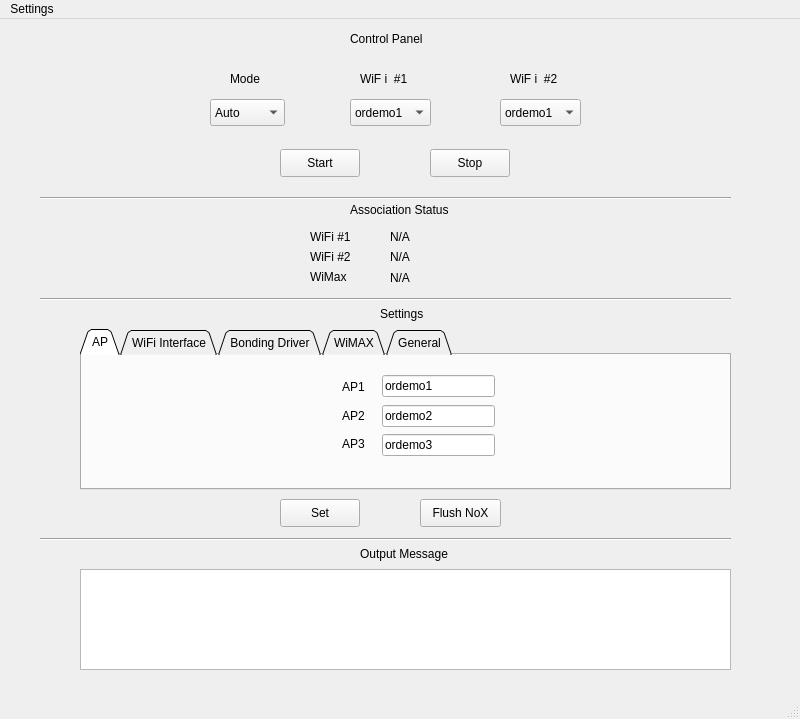
<ui version="4.0" >
 <class>MainWindow</class>
 <widget class="QMainWindow" name="MainWindow" >
  <property name="geometry" >
   <rect>
    <x>0</x>
    <y>0</y>
    <width>800</width>
    <height>719</height>
   </rect>
  </property>
  <property name="windowTitle" >
   <string>OpenRoad Tricast Demo</string>
  </property>
  <widget class="QWidget" name="centralwidget" >
   <widget class="QTabWidget" name="settingTab" >
    <property name="geometry" >
     <rect>
      <x>80</x>
      <y>310</y>
      <width>651</width>
      <height>161</height>
     </rect>
    </property>
    <property name="tabPosition" >
     <enum>QTabWidget::North</enum>
    </property>
    <property name="tabShape" >
     <enum>QTabWidget::Triangular</enum>
    </property>
    <property name="currentIndex" >
     <number>0</number>
    </property>
    <widget class="QWidget" name="tabAP" >
     <attribute name="title" >
      <string>AP</string>
     </attribute>
     <widget class="QLineEdit" name="editAP1" >
      <property name="geometry" >
       <rect>
        <x>300</x>
        <y>20</y>
        <width>113</width>
        <height>22</height>
       </rect>
      </property>
      <property name="text" >
       <string>ordemo1</string>
      </property>
     </widget>
     <widget class="QLabel" name="label_ap1" >
      <property name="geometry" >
       <rect>
        <x>260</x>
        <y>23</y>
        <width>31</width>
        <height>17</height>
       </rect>
      </property>
      <property name="text" >
       <string>AP1</string>
      </property>
     </widget>
     <widget class="QLabel" name="label_ap2" >
      <property name="geometry" >
       <rect>
        <x>260</x>
        <y>52</y>
        <width>31</width>
        <height>17</height>
       </rect>
      </property>
      <property name="text" >
       <string>AP2</string>
      </property>
     </widget>
     <widget class="QLineEdit" name="editAP2" >
      <property name="geometry" >
       <rect>
        <x>300</x>
        <y>50</y>
        <width>113</width>
        <height>22</height>
       </rect>
      </property>
      <property name="text" >
       <string>ordemo2</string>
      </property>
     </widget>
     <widget class="QLabel" name="label_ap3" >
      <property name="geometry" >
       <rect>
        <x>260</x>
        <y>80</y>
        <width>31</width>
        <height>17</height>
       </rect>
      </property>
      <property name="text" >
       <string>AP3</string>
      </property>
     </widget>
     <widget class="QLineEdit" name="editAP3" >
      <property name="geometry" >
       <rect>
        <x>300</x>
        <y>79</y>
        <width>113</width>
        <height>22</height>
       </rect>
      </property>
      <property name="text" >
       <string>ordemo3</string>
      </property>
     </widget>
    </widget>
    <widget class="QWidget" name="tabWiFi" >
     <attribute name="title" >
      <string>WiFi Interface</string>
     </attribute>
     <widget class="QLabel" name="label_wifi_if_1" >
      <property name="geometry" >
       <rect>
        <x>179</x>
        <y>20</y>
        <width>131</width>
        <height>20</height>
       </rect>
      </property>
      <property name="text" >
       <string>First InterFace Name</string>
      </property>
     </widget>
     <widget class="QLineEdit" name="editWiFiIF1" >
      <property name="geometry" >
       <rect>
        <x>320</x>
        <y>20</y>
        <width>121</width>
        <height>22</height>
       </rect>
      </property>
      <property name="text" >
       <string>wlan0</string>
      </property>
     </widget>
     <widget class="QLineEdit" name="editWiFiIF2" >
      <property name="geometry" >
       <rect>
        <x>321</x>
        <y>50</y>
        <width>121</width>
        <height>22</height>
       </rect>
      </property>
      <property name="text" >
       <string>ath0</string>
      </property>
     </widget>
     <widget class="QLabel" name="label_wifi_if_2" >
      <property name="geometry" >
       <rect>
        <x>162</x>
        <y>50</y>
        <width>151</width>
        <height>20</height>
       </rect>
      </property>
      <property name="text" >
       <string>Second InterFace Name</string>
      </property>
     </widget>
    </widget>
    <widget class="QWidget" name="tabBond" >
     <attribute name="title" >
      <string>Bonding Driver</string>
     </attribute>
     <widget class="QLabel" name="label_bond_ip" >
      <property name="geometry" >
       <rect>
        <x>150</x>
        <y>10</y>
        <width>151</width>
        <height>20</height>
       </rect>
      </property>
      <property name="text" >
       <string>IP Address with WiMAX</string>
      </property>
     </widget>
     <widget class="QLineEdit" name="editBondIP" >
      <property name="geometry" >
       <rect>
        <x>310</x>
        <y>10</y>
        <width>121</width>
        <height>22</height>
       </rect>
      </property>
      <property name="text" >
       <string>10.79.1.242</string>
      </property>
     </widget>
     <widget class="QLabel" name="label_bond_mac" >
      <property name="geometry" >
       <rect>
        <x>212</x>
        <y>70</y>
        <width>91</width>
        <height>20</height>
       </rect>
      </property>
      <property name="text" >
       <string>MAC Address </string>
      </property>
     </widget>
     <widget class="QLineEdit" name="editBondMac" >
      <property name="geometry" >
       <rect>
        <x>310</x>
        <y>70</y>
        <width>121</width>
        <height>22</height>
       </rect>
      </property>
      <property name="text" >
       <string>00:1c:f0:ed:98:5a</string>
      </property>
     </widget>
     <widget class="QLabel" name="label_bond_if" >
      <property name="geometry" >
       <rect>
        <x>199</x>
        <y>100</y>
        <width>101</width>
        <height>20</height>
       </rect>
      </property>
      <property name="text" >
       <string>InterFace Name</string>
      </property>
     </widget>
     <widget class="QLineEdit" name="editBondMacIF" >
      <property name="geometry" >
       <rect>
        <x>310</x>
        <y>100</y>
        <width>121</width>
        <height>22</height>
       </rect>
      </property>
      <property name="text" >
       <string>bond0</string>
      </property>
     </widget>
     <widget class="QLabel" name="label_bond_ip_nowimax" >
      <property name="geometry" >
       <rect>
        <x>153</x>
        <y>40</y>
        <width>151</width>
        <height>20</height>
       </rect>
      </property>
      <property name="text" >
       <string>IP Address w/o WiMAX</string>
      </property>
     </widget>
     <widget class="QLineEdit" name="editBondIP_nowimax" >
      <property name="geometry" >
       <rect>
        <x>311</x>
        <y>39</y>
        <width>121</width>
        <height>22</height>
       </rect>
      </property>
      <property name="text" >
       <string>10.79.1.242</string>
      </property>
     </widget>
    </widget>
    <widget class="QWidget" name="tabWimax" >
     <attribute name="title" >
      <string>WiMAX</string>
     </attribute>
     <widget class="QLabel" name="label_wimax_if" >
      <property name="geometry" >
       <rect>
        <x>150</x>
        <y>22</y>
        <width>151</width>
        <height>20</height>
       </rect>
      </property>
      <property name="text" >
       <string>WiMAX Interface Name</string>
      </property>
     </widget>
     <widget class="QLineEdit" name="editWimaxIF" >
      <property name="geometry" >
       <rect>
        <x>310</x>
        <y>20</y>
        <width>113</width>
        <height>22</height>
       </rect>
      </property>
      <property name="text" >
       <string>eth1</string>
      </property>
     </widget>
     <widget class="QCheckBox" name="isUseWiMax" >
      <property name="geometry" >
       <rect>
        <x>290</x>
        <y>60</y>
        <width>101</width>
        <height>21</height>
       </rect>
      </property>
      <property name="text" >
       <string>Use WiMAX</string>
      </property>
      <property name="checked" >
       <bool>false</bool>
      </property>
     </widget>
    </widget>
    <widget class="QWidget" name="tabGeneral" >
     <attribute name="title" >
      <string>General</string>
     </attribute>
     <widget class="QSpinBox" name="wifiAssoTimeSpinBox" >
      <property name="geometry" >
       <rect>
        <x>320</x>
        <y>20</y>
        <width>91</width>
        <height>21</height>
       </rect>
      </property>
      <property name="maximum" >
       <number>100000</number>
      </property>
      <property name="singleStep" >
       <number>1000</number>
      </property>
      <property name="value" >
       <number>50000</number>
      </property>
     </widget>
     <widget class="QLabel" name="label_WifiAssocTime" >
      <property name="geometry" >
       <rect>
        <x>100</x>
        <y>21</y>
        <width>211</width>
        <height>20</height>
       </rect>
      </property>
      <property name="text" >
       <string>WiFi Association Time (micro second)</string>
      </property>
     </widget>
     <widget class="QLabel" name="label_gw" >
      <property name="geometry" >
       <rect>
        <x>253</x>
        <y>50</y>
        <width>61</width>
        <height>20</height>
       </rect>
      </property>
      <property name="text" >
       <string>Gateway </string>
      </property>
     </widget>
     <widget class="QLineEdit" name="editGW" >
      <property name="geometry" >
       <rect>
        <x>320</x>
        <y>50</y>
        <width>121</width>
        <height>22</height>
       </rect>
      </property>
      <property name="text" >
       <string>10.79.1.105</string>
      </property>
     </widget>
    </widget>
   </widget>
   <widget class="Line" name="line_2" >
    <property name="geometry" >
     <rect>
      <x>40</x>
      <y>510</y>
      <width>691</width>
      <height>20</height>
     </rect>
    </property>
    <property name="orientation" >
     <enum>Qt::Horizontal</enum>
    </property>
   </widget>
   <widget class="QLabel" name="label_output" >
    <property name="geometry" >
     <rect>
      <x>360</x>
      <y>520</y>
      <width>111</width>
      <height>30</height>
     </rect>
    </property>
    <property name="text" >
     <string>Output Message</string>
    </property>
   </widget>
   <widget class="QLabel" name="label_settings" >
    <property name="geometry" >
     <rect>
      <x>380</x>
      <y>280</y>
      <width>111</width>
      <height>30</height>
     </rect>
    </property>
    <property name="text" >
     <string>Settings</string>
    </property>
   </widget>
   <widget class="Line" name="line_3" >
    <property name="geometry" >
     <rect>
      <x>40</x>
      <y>169</y>
      <width>691</width>
      <height>20</height>
     </rect>
    </property>
    <property name="orientation" >
     <enum>Qt::Horizontal</enum>
    </property>
   </widget>
   <widget class="QLabel" name="label_status" >
    <property name="geometry" >
     <rect>
      <x>350</x>
      <y>181</y>
      <width>141</width>
      <height>20</height>
     </rect>
    </property>
    <property name="text" >
     <string>Association Status</string>
    </property>
   </widget>
   <widget class="QLabel" name="label_wifi_status_1" >
    <property name="geometry" >
     <rect>
      <x>310</x>
      <y>209</y>
      <width>61</width>
      <height>17</height>
     </rect>
    </property>
    <property name="text" >
     <string>WiFi #1</string>
    </property>
   </widget>
   <widget class="QLabel" name="label_wifi_status_2" >
    <property name="geometry" >
     <rect>
      <x>310</x>
      <y>229</y>
      <width>61</width>
      <height>17</height>
     </rect>
    </property>
    <property name="text" >
     <string>WiFi #2</string>
    </property>
   </widget>
   <widget class="QLabel" name="label_wimax_status" >
    <property name="geometry" >
     <rect>
      <x>310</x>
      <y>249</y>
      <width>61</width>
      <height>17</height>
     </rect>
    </property>
    <property name="text" >
     <string>WiMax</string>
    </property>
   </widget>
   <widget class="QLabel" name="wifi_status_1" >
    <property name="geometry" >
     <rect>
      <x>390</x>
      <y>209</y>
      <width>111</width>
      <height>17</height>
     </rect>
    </property>
    <property name="text" >
     <string>N/A</string>
    </property>
   </widget>
   <widget class="QLabel" name="wifi_status_2" >
    <property name="geometry" >
     <rect>
      <x>390</x>
      <y>229</y>
      <width>121</width>
      <height>17</height>
     </rect>
    </property>
    <property name="text" >
     <string>N/A</string>
    </property>
   </widget>
   <widget class="QLabel" name="wimax_status" >
    <property name="geometry" >
     <rect>
      <x>390</x>
      <y>250</y>
      <width>131</width>
      <height>17</height>
     </rect>
    </property>
    <property name="text" >
     <string>N/A</string>
    </property>
   </widget>
   <widget class="QPlainTextEdit" name="OutputText" >
    <property name="geometry" >
     <rect>
      <x>80</x>
      <y>550</y>
      <width>651</width>
      <height>101</height>
     </rect>
    </property>
    <property name="tabChangesFocus" >
     <bool>true</bool>
    </property>
    <property name="readOnly" >
     <bool>true</bool>
    </property>
    <property name="plainText" >
     <string/>
    </property>
    <property name="centerOnScroll" >
     <bool>true</bool>
    </property>
   </widget>
   <widget class="Line" name="line_4" >
    <property name="geometry" >
     <rect>
      <x>40</x>
      <y>270</y>
      <width>691</width>
      <height>20</height>
     </rect>
    </property>
    <property name="orientation" >
     <enum>Qt::Horizontal</enum>
    </property>
   </widget>
   <widget class="QComboBox" name="cbMode" >
    <property name="geometry" >
     <rect>
      <x>210</x>
      <y>80</y>
      <width>75</width>
      <height>27</height>
     </rect>
    </property>
    <item>
     <property name="text" >
      <string>Auto</string>
     </property>
    </item>
    <item>
     <property name="text" >
      <string>Manual</string>
     </property>
    </item>
   </widget>
   <widget class="QLabel" name="label_control" >
    <property name="geometry" >
     <rect>
      <x>350</x>
      <y>10</y>
      <width>141</width>
      <height>20</height>
     </rect>
    </property>
    <property name="text" >
     <string>Control Panel</string>
    </property>
   </widget>
   <widget class="QLabel" name="label_control_2" >
    <property name="geometry" >
     <rect>
      <x>230</x>
      <y>50</y>
      <width>41</width>
      <height>20</height>
     </rect>
    </property>
    <property name="text" >
     <string>Mode</string>
    </property>
   </widget>
   <widget class="QLabel" name="label_control_wifi1" >
    <property name="geometry" >
     <rect>
      <x>360</x>
      <y>50</y>
      <width>51</width>
      <height>20</height>
     </rect>
    </property>
    <property name="text" >
     <string>WiF i  #1</string>
    </property>
   </widget>
   <widget class="QComboBox" name="cbWifi1" >
    <property name="geometry" >
     <rect>
      <x>350</x>
      <y>80</y>
      <width>81</width>
      <height>27</height>
     </rect>
    </property>
    <item>
     <property name="text" >
      <string>ordemo1</string>
     </property>
    </item>
    <item>
     <property name="text" >
      <string>ordemo2</string>
     </property>
    </item>
    <item>
     <property name="text" >
      <string>ordemo3</string>
     </property>
    </item>
    <item>
     <property name="text" >
      <string>N/A</string>
     </property>
    </item>
   </widget>
   <widget class="QLabel" name="label_control_wifi2" >
    <property name="geometry" >
     <rect>
      <x>510</x>
      <y>50</y>
      <width>51</width>
      <height>20</height>
     </rect>
    </property>
    <property name="text" >
     <string>WiF i  #2</string>
    </property>
   </widget>
   <widget class="QComboBox" name="cbWifi2" >
    <property name="geometry" >
     <rect>
      <x>500</x>
      <y>80</y>
      <width>81</width>
      <height>27</height>
     </rect>
    </property>
    <item>
     <property name="text" >
      <string>ordemo1</string>
     </property>
    </item>
    <item>
     <property name="text" >
      <string>ordemo2</string>
     </property>
    </item>
    <item>
     <property name="text" >
      <string>ordemo3</string>
     </property>
    </item>
    <item>
     <property name="text" >
      <string>N/A</string>
     </property>
    </item>
   </widget>
   <widget class="QPushButton" name="ButtonStop" >
    <property name="geometry" >
     <rect>
      <x>430</x>
      <y>130</y>
      <width>80</width>
      <height>28</height>
     </rect>
    </property>
    <property name="text" >
     <string>Stop</string>
    </property>
   </widget>
   <widget class="QPushButton" name="ButtonSet" >
    <property name="geometry" >
     <rect>
      <x>280</x>
      <y>480</y>
      <width>80</width>
      <height>28</height>
     </rect>
    </property>
    <property name="text" >
     <string>Set</string>
    </property>
   </widget>
   <widget class="QPushButton" name="ButtonStart" >
    <property name="geometry" >
     <rect>
      <x>280</x>
      <y>130</y>
      <width>80</width>
      <height>28</height>
     </rect>
    </property>
    <property name="text" >
     <string>Start</string>
    </property>
   </widget>
   <widget class="QPushButton" name="ButtonFlush" >
    <property name="geometry" >
     <rect>
      <x>420</x>
      <y>480</y>
      <width>81</width>
      <height>28</height>
     </rect>
    </property>
    <property name="text" >
     <string>Flush NoX</string>
    </property>
   </widget>
  </widget>
  <widget class="QStatusBar" name="statusbar" />
  <widget class="QMenuBar" name="menubar" >
   <property name="geometry" >
    <rect>
     <x>0</x>
     <y>0</y>
     <width>800</width>
     <height>26</height>
    </rect>
   </property>
   <widget class="QMenu" name="menuSettings" >
    <property name="title" >
     <string>Settings</string>
    </property>
    <addaction name="actionAP_Settings" />
    <addaction name="actionWiFi_Interfaces" />
    <addaction name="separator" />
   </widget>
   <addaction name="menuSettings" />
  </widget>
  <action name="actionAP_Settings" >
   <property name="text" >
    <string>Show Debug Message</string>
   </property>
  </action>
  <action name="actionWiFi_Interfaces" >
   <property name="text" >
    <string>Show Setting</string>
   </property>
  </action>
  <action name="actionBonding_Drivers" >
   <property name="text" >
    <string>Bonding Driver</string>
   </property>
  </action>
  <action name="actionWiMAX" >
   <property name="text" >
    <string>WiMAX</string>
   </property>
  </action>
 </widget>
 <resources/>
 <connections/>
</ui>
